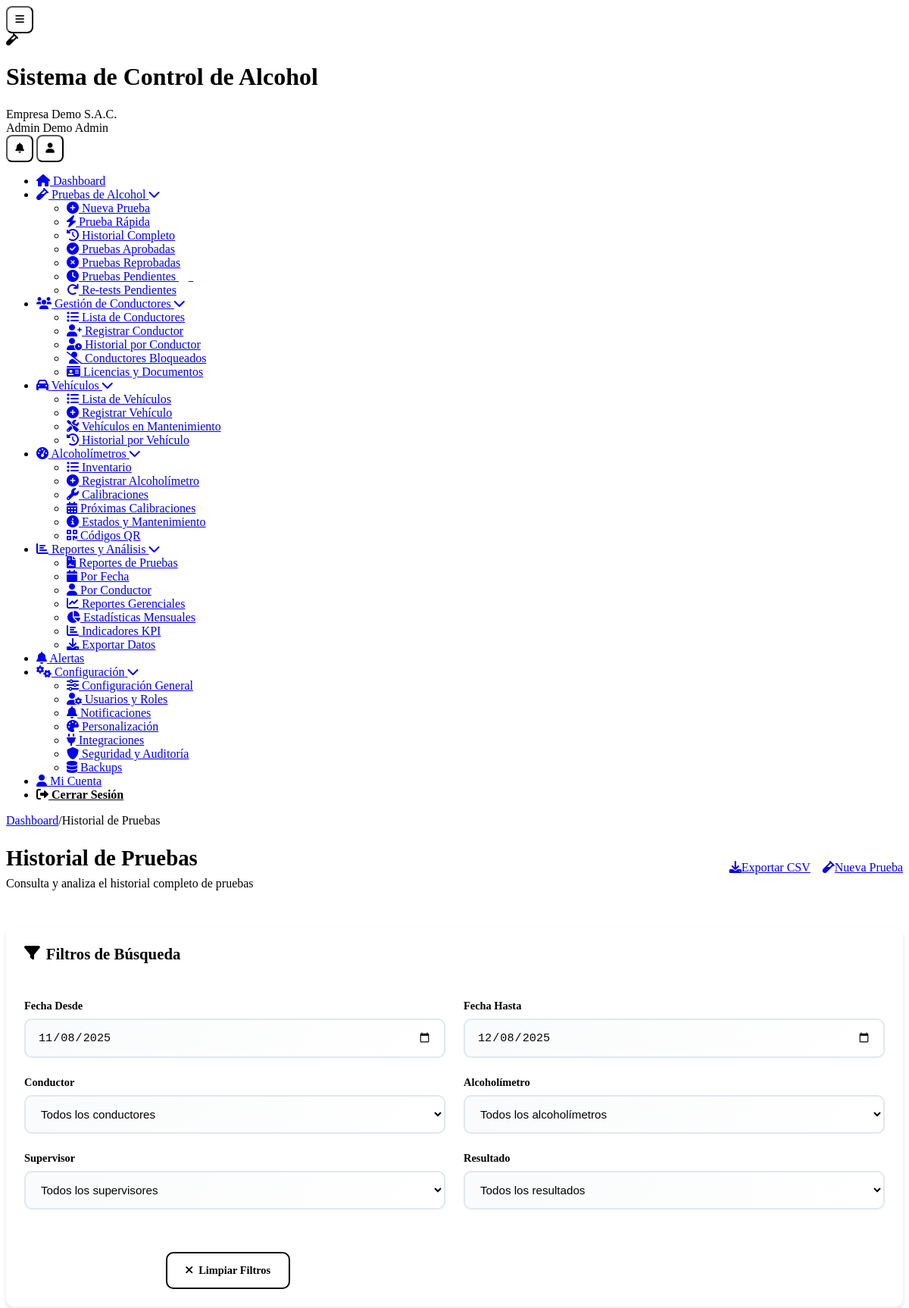
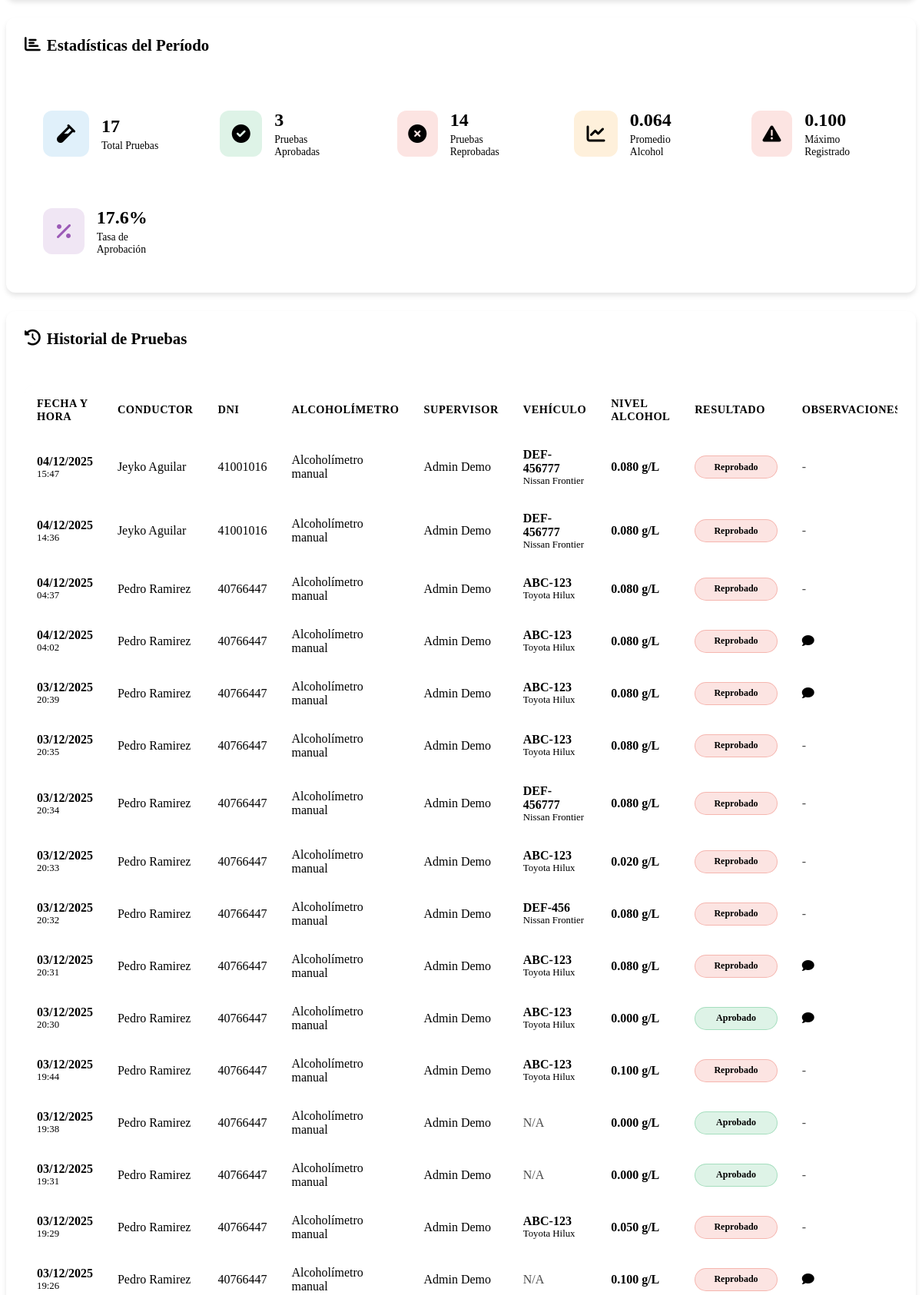
The app's page /historial-pruebas.php (signed in, upper part) with its own data (2 pictures, top to bottom).
### tables this page shows
CREATE TABLE `usuarios` (
  `id` int(11) NOT NULL,
  `cliente_id` int(11) DEFAULT NULL,
  `nombre` varchar(100) NOT NULL,
  `apellido` varchar(100) DEFAULT NULL,
  `email` varchar(255) NOT NULL,
  `password` varchar(255) NOT NULL,
  `telefono` varchar(20) DEFAULT NULL,
  `dni` varchar(15) DEFAULT NULL,
  `rol` enum('super_admin','admin','supervisor','operador','conductor','auditor') NOT NULL,
  `foto_perfil` varchar(255) DEFAULT NULL,
  `estado` tinyint(1) DEFAULT 1,
  `ultimo_login` timestamp NULL DEFAULT NULL,
  `token_recuperacion` varchar(100) DEFAULT NULL,
  `fecha_expiracion_token` datetime DEFAULT NULL,
  `intentos_login` int(11) DEFAULT 0,
  `bloqueado_hasta` datetime DEFAULT NULL,
  `fecha_creacion` timestamp NULL DEFAULT current_timestamp()
);

CREATE TABLE `clientes` (
  `id` int(11) NOT NULL,
  `nombre_empresa` varchar(255) NOT NULL,
  `ruc` varchar(20) NOT NULL,
  `direccion` text DEFAULT NULL,
  `telefono` varchar(20) DEFAULT NULL,
  `email_contacto` varchar(255) DEFAULT NULL,
  `plan_id` int(11) NOT NULL,
  `logo` varchar(255) DEFAULT NULL,
  `color_primario` varchar(7) DEFAULT '#2196F3',
  `color_secundario` varchar(7) DEFAULT '#1976D2',
  `fecha_registro` timestamp NULL DEFAULT current_timestamp(),
  `fecha_vencimiento` date DEFAULT NULL,
  `estado` enum('activo','inactivo','suspendido','prueba') DEFAULT 'prueba',
  `token_api` varchar(100) DEFAULT NULL,
  `modo_demo` tinyint(1) DEFAULT 1
);

CREATE TABLE `pruebas` (
  `id` int(11) NOT NULL,
  `cliente_id` int(11) NOT NULL,
  `alcoholimetro_id` int(11) NOT NULL,
  `conductor_id` int(11) NOT NULL,
  `supervisor_id` int(11) NOT NULL,
  `vehiculo_id` int(11) DEFAULT NULL,
  `nivel_alcohol` decimal(5,3) NOT NULL,
  `limite_permisible` decimal(5,3) DEFAULT 0.000,
  `resultado` enum('aprobado','reprobado') NOT NULL,
  `es_retest` tinyint(1) DEFAULT 0,
  `prueba_padre_id` int(11) DEFAULT NULL,
  `intento_numero` int(11) DEFAULT 1,
  `motivo_retest` varchar(100) DEFAULT NULL,
  `aprobado_por_supervisor` tinyint(1) DEFAULT 0,
  `fecha_aprobacion_retest` timestamp NULL DEFAULT NULL,
  `latitud` decimal(10,8) DEFAULT NULL,
  `longitud` decimal(11,8) DEFAULT NULL,
  `direccion_geocodificada` text DEFAULT NULL,
  `foto_evidencia` varchar(255) DEFAULT NULL,
  `firma_conductor` varchar(255) DEFAULT NULL,
  `firma_supervisor` varchar(255) DEFAULT NULL,
  `observaciones` text DEFAULT NULL,
  `fecha_prueba` timestamp NULL DEFAULT current_timestamp(),
  `sync_movil` tinyint(1) DEFAULT 0,
  `dispositivo_movil` varchar(100) DEFAULT NULL,
  `hash_verificacion` varchar(100) DEFAULT NULL,
  `temperatura_ambiente` decimal(4,2) DEFAULT NULL,
  `humedad_ambiente` decimal(4,2) DEFAULT NULL
);

CREATE TABLE `alcoholimetros` (
  `id` int(11) NOT NULL,
  `cliente_id` int(11) NOT NULL,
  `numero_serie` varchar(50) NOT NULL,
  `nombre_activo` varchar(100) NOT NULL,
  `modelo` varchar(50) DEFAULT NULL,
  `marca` varchar(50) DEFAULT NULL,
  `fecha_calibracion` date DEFAULT NULL,
  `proxima_calibracion` date DEFAULT NULL,
  `estado` enum('activo','inactivo','mantenimiento','calibracion') DEFAULT 'activo',
  `qr_code` varchar(255) DEFAULT NULL,
  `fecha_creacion` timestamp NULL DEFAULT current_timestamp(),
  `fecha_actualizacion` timestamp NULL DEFAULT current_timestamp() ON UPDATE current_timestamp()
);

CREATE TABLE `vehiculos` (
  `id` int(11) NOT NULL,
  `cliente_id` int(11) NOT NULL,
  `placa` varchar(20) NOT NULL,
  `marca` varchar(50) DEFAULT NULL,
  `modelo` varchar(50) DEFAULT NULL,
  `anio` int(11) DEFAULT NULL,
  `color` varchar(30) DEFAULT NULL,
  `kilometraje` int(11) DEFAULT NULL,
  `estado` enum('activo','inactivo','mantenimiento') DEFAULT 'activo',
  `fecha_creacion` timestamp NULL DEFAULT current_timestamp()
);

CREATE TABLE `configuraciones` (
  `id` int(11) NOT NULL,
  `cliente_id` int(11) NOT NULL,
  `limite_alcohol_permisible` decimal(5,3) DEFAULT 0.000,
  `intervalo_retest_minutos` int(11) DEFAULT 15,
  `intentos_retest` int(11) DEFAULT 3,
  `requerir_geolocalizacion` tinyint(1) DEFAULT 1,
  `requerir_foto_evidencia` tinyint(1) DEFAULT 0,
  `requerir_firma_digital` tinyint(1) DEFAULT 1,
  `notificaciones_email` tinyint(1) DEFAULT 1,
  `notificaciones_sms` tinyint(1) DEFAULT 0,
  `notificaciones_push` tinyint(1) DEFAULT 1,
  `timezone` varchar(50) DEFAULT 'America/Lima',
  `idioma` enum('es','en','pt') DEFAULT 'es',
  `formato_fecha` varchar(20) DEFAULT 'd/m/Y',
  `fecha_actualizacion` timestamp NULL DEFAULT current_timestamp() ON UPDATE current_timestamp(),
  `nivel_advertencia` decimal(5,3) DEFAULT 0.025,
  `nivel_critico` decimal(5,3) DEFAULT 0.080,
  `unidad_medida` varchar(10) DEFAULT 'g/L',
  `bloqueo_conductor_horas` int(11) DEFAULT 24,
  `notificar_supervisor_retest` tinyint(1) DEFAULT 1,
  `requerir_aprobacion_supervisor` tinyint(1) DEFAULT 0,
  `requerir_observaciones` tinyint(1) DEFAULT 0,
  `tiempo_maximo_prueba_minutos` int(11) DEFAULT 10,
  `distancia_maxima_metros` int(11) DEFAULT 500,
  `notificaciones_whatsapp` tinyint(1) DEFAULT 0,
  `email_notificacion` varchar(255) DEFAULT NULL,
  `telefono_notificacion` varchar(20) DEFAULT NULL,
  `emails_adicionales` text DEFAULT NULL,
  `backup_diario` tinyint(1) DEFAULT 1,
  `backup_semanal` tinyint(1) DEFAULT 1,
  `backup_mensual` tinyint(1) DEFAULT 0,
  `retencion_dias` int(11) DEFAULT 30,
  `observaciones` text NOT NULL
);

### historial-pruebas.php (the view, shortened to what the rows shown need)
<?php
require_once __DIR__ . '/includes/Database.php';
$page_title = 'Historial de Pruebas';
require_once __DIR__ . '/includes/header.php';
$db = new Database();
$cliente_id = $_SESSION['cliente_id'] ?? 0;
$configuracion = $db->fetchOne("
    SELECT limite_alcohol_permisible, nivel_advertencia, nivel_critico, unidad_medida
    FROM configuraciones
    WHERE cliente_id = ?
", [$cliente_id]);
$where_conditions = ["p.cliente_id = ?"];
$params = [$cliente_id];
$where_sql = implode(' AND ', $where_conditions);
$pruebas = $db->fetchAll("
    SELECT p.*,
           a.nombre_activo as alcoholimetro_nombre,
           CONCAT(u_conductor.nombre, ' ', u_conductor.apellido) as conductor_nombre,
           u_conductor.dni as conductor_dni,
           CONCAT(u_supervisor.nombre, ' ', u_supervisor.apellido) as supervisor_nombre,
           v.placa as vehiculo_placa,
           v.marca as vehiculo_marca,
           v.modelo as vehiculo_modelo
    FROM pruebas p
    LEFT JOIN alcoholimetros a ON p.alcoholimetro_id = a.id
    LEFT JOIN usuarios u_conductor ON p.conductor_id = u_conductor.id
    LEFT JOIN usuarios u_supervisor ON p.supervisor_id = u_supervisor.id
    LEFT JOIN vehiculos v ON p.vehiculo_id = v.id
    WHERE $where_sql
    ORDER BY p.fecha_prueba DESC
    LIMIT 500
", $params);
?>
<div class="content-body">
    <div class="dashboard-header">
        <div class="welcome-section">
            <h1><?php echo $page_title; ?></h1>
        </div>
    </div>
    <div class="crud-container">
        <div class="card">
            <div class="card-body">
                <?php if (!empty($pruebas)): ?>
                <div class="table-responsive">
                    <table class="data-table">
                        <thead>
                            <tr>
                                <th>Fecha y Hora</th>
                                <th>Conductor</th>
                                <th>DNI</th>
                                <th>Alcoholímetro</th>
                                <th>Supervisor</th>
                                <th>Vehículo</th>
                                <th>Nivel Alcohol</th>
                                <th>Resultado</th>
                                <th>Observaciones</th>
                            </tr>
                        </thead>
                        <tbody>
                            <?php foreach ($pruebas as $prueba): ?>
                            <tr>
                                <td>
                                    <div class="fecha-hora">
                                        <div class="fecha"><?php echo date('d/m/Y', strtotime($prueba['fecha_prueba'])); ?></div>
                                        <div class="hora"><?php echo date('H:i', strtotime($prueba['fecha_prueba'])); ?></div>
                                    </div>
                                </td>
                                <td><?php echo htmlspecialchars($prueba['conductor_nombre']); ?></td>
                                <td><?php echo htmlspecialchars($prueba['conductor_dni']); ?></td>
                                <td><?php echo htmlspecialchars($prueba['alcoholimetro_nombre']); ?></td>
                                <td><?php echo htmlspecialchars($prueba['supervisor_nombre']); ?></td>
                                <td>
                                    <?php if ($prueba['vehiculo_placa']): ?>
                                        <div class="vehiculo-info">
                                            <div class="placa"><?php echo htmlspecialchars($prueba['vehiculo_placa']); ?></div>
                                            <div class="modelo"><?php echo htmlspecialchars($prueba['vehiculo_marca'] . ' ' . $prueba['vehiculo_modelo']); ?></div>
                                        </div>
                                    <?php else: ?>
                                        <span class="text-muted">N/A</span>
                                    <?php endif; ?>
                                </td>
                                <td>
                                    <span class="<?php echo $prueba['nivel_alcohol'] > $configuracion['nivel_critico'] ? 'text-danger' : ($prueba['nivel_alcohol'] > $configuracion['nivel_advertencia'] ? 'text-warning' : 'text-success'); ?>">
                                        <?php echo number_format($prueba['nivel_alcohol'], 3); ?> <?php echo $configuracion['unidad_medida']; ?>
                                    </span>
                                </td>
                                <td>
                                    <?php
                                    $clase_resultado = $prueba['resultado'] === 'aprobado' ? 'success' : 'danger';
                                    ?>
                                    <span class="status-badge <?php echo $clase_resultado; ?>">
                                        <?php echo ucfirst($prueba['resultado']); ?>
                                    </span>
                                </td>
                                <td>
                                    <?php if (!empty($prueba['observaciones'])): ?>
                                        <span class="observaciones-tooltip" title="<?php echo htmlspecialchars($prueba['observaciones']); ?>">
                                            <i class="fas fa-comment"></i>
                                        </span>
                                    <?php else: ?>
                                        <span class="text-muted">-</span>
                                    <?php endif; ?>
                                </td>
                            </tr>
                            <?php endforeach; ?>
                        </tbody>
                    </table>
                </div>
                <?php endif; ?>
            </div>
        </div>
    </div>
</div>
<?php
require_once __DIR__ . '/includes/footer.php';

### includes/header.php (shortened to what the rows shown need)
<?php
$database = new Database();
$user_id = $_SESSION['user_id'] ?? null;
$user_query = $database->fetchOne("
    SELECT u.*, c.nombre_empresa, c.logo, c.color_primario, c.color_secundario, p.nombre_plan
    FROM usuarios u
    LEFT JOIN clientes c ON u.cliente_id = c.id
    LEFT JOIN planes p ON c.plan_id = p.id
    WHERE u.id = ?
", [$user_id]);
?>
<!DOCTYPE html>
<html lang="es">
<head>
	<link rel="stylesheet" href="<?php echo BASE_URL; ?>/assets/css/simple-style.css">
    <link rel="stylesheet" href="<?php echo BASE_URL; ?>/assets/css/responsive.css">
	<link rel="stylesheet" href="<?php echo BASE_URL; ?>/assets/css/dashboard-enhancements.css">
    <link href="https://cdnjs.cloudflare.com/ajax/libs/font-awesome/6.0.0/css/all.min.css" rel="stylesheet">
</head>
<body>
    <div class="app-container">
        <header class="app-header">
            <div class="header-content">
                <div class="brand-section">
                    <div class="brand-text">
                        <h1 class="app-name"><?php echo SITE_NAME; ?></h1>
                        <span class="client-name"><?php echo htmlspecialchars($user_query['nombre_empresa'] ?? 'Empresa'); ?></span>
                    </div>
                </div>
                <div class="user-menu">
                    <div class="user-info">
                        <span class="user-name"><?php echo htmlspecialchars(($user_query['nombre'] ?? 'Usuario') . ' ' . ($user_query['apellido'] ?? 'Sistema')); ?></span>
                        <span class="user-role"><?php echo ucfirst(str_replace('_', ' ', $user_query['rol'] ?? 'usuario')); ?></span>
                    </div>
                </div>
            </div>
        </header>
        <div class="main-content">
            <main class="content-area">
                <div class="content-body">

### records on screen
usuarios: cliente.nombre_empresa "Empresa Demo S.A.C.", nombre+apellido "Admin Demo", rol "Admin"
pruebas: fecha_prueba "04/12/2025", fecha_prueba "15:47", conductor_nombre "Jeyko Aguilar", conductor.dni "41001016", alcoholimetro.nombre_activo "Alcoholímetro manual", supervisor_nombre "Admin Demo", vehiculo.placa "DEF-456777", vehiculo.modelo "Nissan Frontier", nivel_alcohol "0.080", resultado "Reprobado"
configuraciones: unidad_medida "g/L"
pruebas: fecha_prueba "04/12/2025", fecha_prueba "14:36", conductor_nombre "Jeyko Aguilar", conductor.dni "41001016", alcoholimetro.nombre_activo "Alcoholímetro manual", supervisor_nombre "Admin Demo", vehiculo.placa "DEF-456777", vehiculo.modelo "Nissan Frontier", nivel_alcohol "0.080", resultado "Reprobado"
pruebas: fecha_prueba "04/12/2025", fecha_prueba "04:37", conductor_nombre "Pedro Ramirez", conductor.dni "40766447", alcoholimetro.nombre_activo "Alcoholímetro manual", supervisor_nombre "Admin Demo", vehiculo.placa "ABC-123", vehiculo.modelo "Toyota Hilux", nivel_alcohol "0.080", resultado "Reprobado"
pruebas: fecha_prueba "04/12/2025", fecha_prueba "04:02", conductor_nombre "Pedro Ramirez", conductor.dni "40766447", alcoholimetro.nombre_activo "Alcoholímetro manual", supervisor_nombre "Admin Demo", vehiculo.placa "ABC-123", vehiculo.modelo "Toyota Hilux", nivel_alcohol "0.080", resultado "Reprobado"
pruebas: fecha_prueba "03/12/2025", fecha_prueba "20:39", conductor_nombre "Pedro Ramirez", conductor.dni "40766447", alcoholimetro.nombre_activo "Alcoholímetro manual", supervisor_nombre "Admin Demo", vehiculo.placa "ABC-123", vehiculo.modelo "Toyota Hilux", nivel_alcohol "0.080", resultado "Reprobado"
pruebas: fecha_prueba "03/12/2025", fecha_prueba "20:35", conductor_nombre "Pedro Ramirez", conductor.dni "40766447", alcoholimetro.nombre_activo "Alcoholímetro manual", supervisor_nombre "Admin Demo", vehiculo.placa "ABC-123", vehiculo.modelo "Toyota Hilux", nivel_alcohol "0.080", resultado "Reprobado"
pruebas: fecha_prueba "03/12/2025", fecha_prueba "20:34", conductor_nombre "Pedro Ramirez", conductor.dni "40766447", alcoholimetro.nombre_activo "Alcoholímetro manual", supervisor_nombre "Admin Demo", vehiculo.placa "DEF-456777", vehiculo.modelo "Nissan Frontier", nivel_alcohol "0.080", resultado "Reprobado"
pruebas: fecha_prueba "03/12/2025", fecha_prueba "20:33", conductor_nombre "Pedro Ramirez", conductor.dni "40766447", alcoholimetro.nombre_activo "Alcoholímetro manual", supervisor_nombre "Admin Demo", vehiculo.placa "ABC-123", vehiculo.modelo "Toyota Hilux", nivel_alcohol "0.020", resultado "Reprobado"
pruebas: fecha_prueba "03/12/2025", fecha_prueba "20:32", conductor_nombre "Pedro Ramirez", conductor.dni "40766447", alcoholimetro.nombre_activo "Alcoholímetro manual", supervisor_nombre "Admin Demo", vehiculo.placa "DEF-456", vehiculo.modelo "Nissan Frontier", nivel_alcohol "0.080", resultado "Reprobado"
pruebas: fecha_prueba "03/12/2025", fecha_prueba "20:31", conductor_nombre "Pedro Ramirez", conductor.dni "40766447", alcoholimetro.nombre_activo "Alcoholímetro manual", supervisor_nombre "Admin Demo", vehiculo.placa "ABC-123", vehiculo.modelo "Toyota Hilux", nivel_alcohol "0.080", resultado "Reprobado"
pruebas: fecha_prueba "03/12/2025", fecha_prueba "20:30", conductor_nombre "Pedro Ramirez", conductor.dni "40766447", alcoholimetro.nombre_activo "Alcoholímetro manual", supervisor_nombre "Admin Demo", vehiculo.placa "ABC-123", vehiculo.modelo "Toyota Hilux", nivel_alcohol "0.000", resultado "Aprobado"
pruebas: fecha_prueba "03/12/2025", fecha_prueba "19:44", conductor_nombre "Pedro Ramirez", conductor.dni "40766447", alcoholimetro.nombre_activo "Alcoholímetro manual", supervisor_nombre "Admin Demo", vehiculo.placa "ABC-123", vehiculo.modelo "Toyota Hilux", nivel_alcohol "0.100", resultado "Reprobado"
pruebas: fecha_prueba "03/12/2025", fecha_prueba "19:38", conductor_nombre "Pedro Ramirez", conductor.dni "40766447", alcoholimetro.nombre_activo "Alcoholímetro manual", supervisor_nombre "Admin Demo", shows "N/A", nivel_alcohol "0.000", resultado "Aprobado"
pruebas: fecha_prueba "03/12/2025", fecha_prueba "19:31", conductor_nombre "Pedro Ramirez", conductor.dni "40766447", alcoholimetro.nombre_activo "Alcoholímetro manual", supervisor_nombre "Admin Demo", shows "N/A", nivel_alcohol "0.000", resultado "Aprobado"
pruebas: fecha_prueba "03/12/2025", fecha_prueba "19:29", conductor_nombre "Pedro Ramirez", conductor.dni "40766447", alcoholimetro.nombre_activo "Alcoholímetro manual", supervisor_nombre "Admin Demo", vehiculo.placa "ABC-123", vehiculo.modelo "Toyota Hilux", nivel_alcohol "0.050", resultado "Reprobado"
pruebas: fecha_prueba "03/12/2025", fecha_prueba "19:26", conductor_nombre "Pedro Ramirez", conductor.dni "40766447", alcoholimetro.nombre_activo "Alcoholímetro manual", supervisor_nombre "Admin Demo", shows "N/A", nivel_alcohol "0.100", resultado "Reprobado"

### other values on screen
SITE_NAME "Sistema de Control de Alcohol"
$crumb "Dashboard"
$crumb "Historial de Pruebas"
$page_title "Historial de Pruebas"
$estadisticas['total_pruebas'] "17"
$estadisticas['aprobadas'] "3"
$estadisticas['reprobadas'] "14"
$estadisticas['promedio_alcohol'] "0.064"
$estadisticas['maximo_alcohol'] "0.100"
